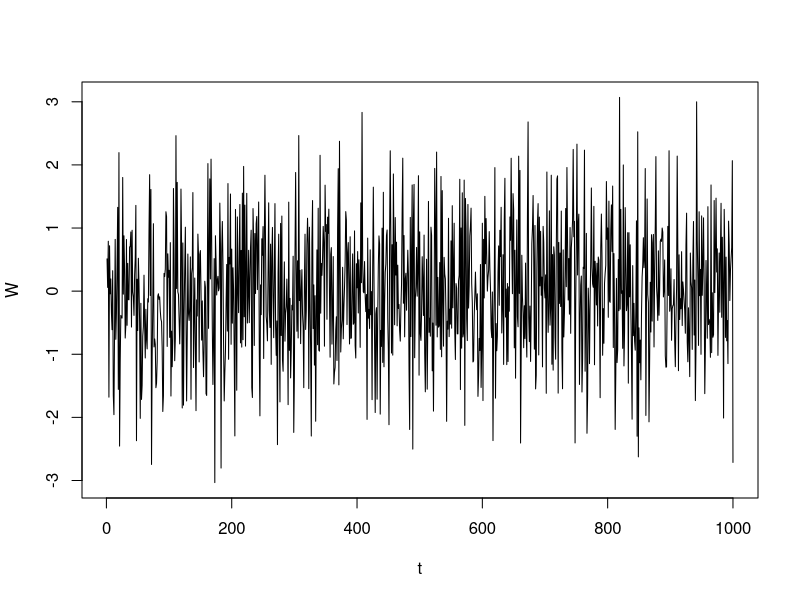
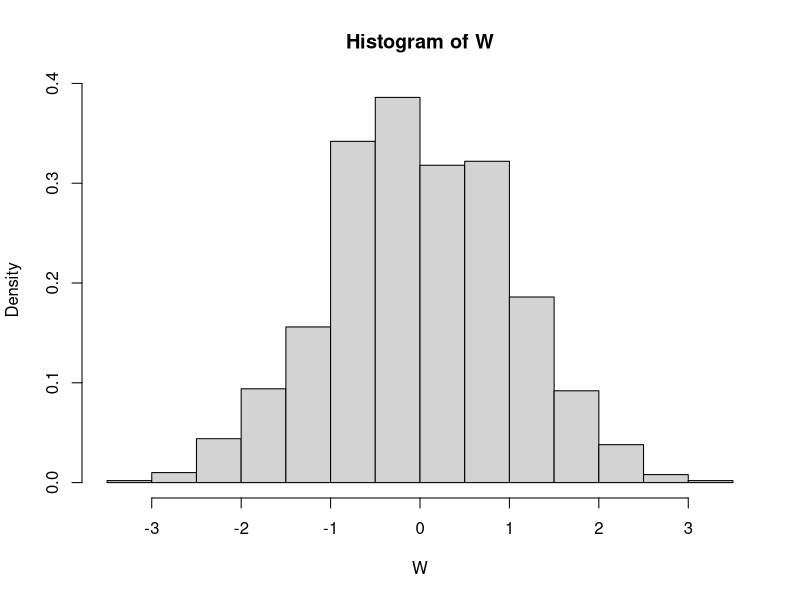
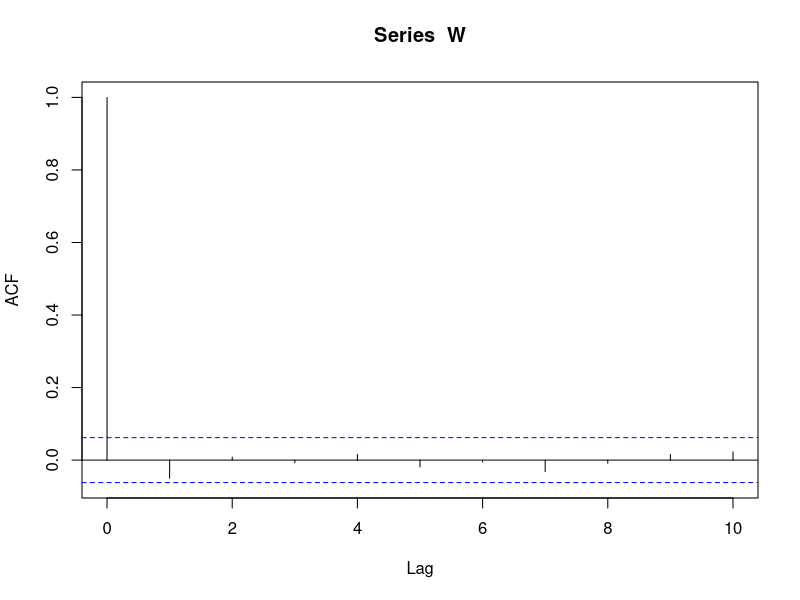
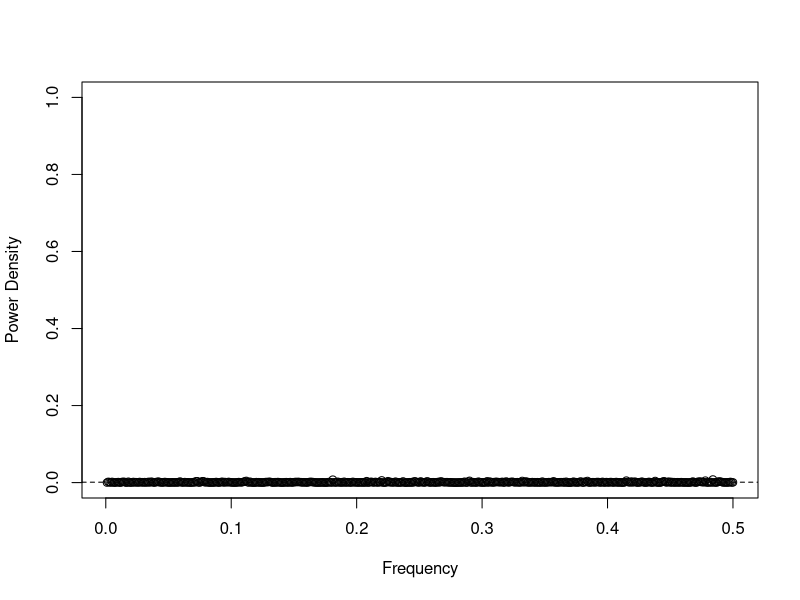

The R script that drew these images, in order:
## ---- chunk 1
knitr::opts_chunk$set(echo = TRUE)
## ---- chunk 2
t = seq(1,1000)
W = rnorm(1000,0,1)
plot(t,W,type="l")
## ---- chunk 3
hist(W,freq=F)
## ---- chunk 4
acf(W,lag.max=10)
## ---- chunk 5
f = seq(1,500)/1000
plot(f,Mod(fft(W/1000)[1:500]^2),ylab='Power Density',xlab="Frequency",ylim=c(0,1))
abline(h=mean(Mod(fft(W/1000)[1:500])^2),lty=2)
